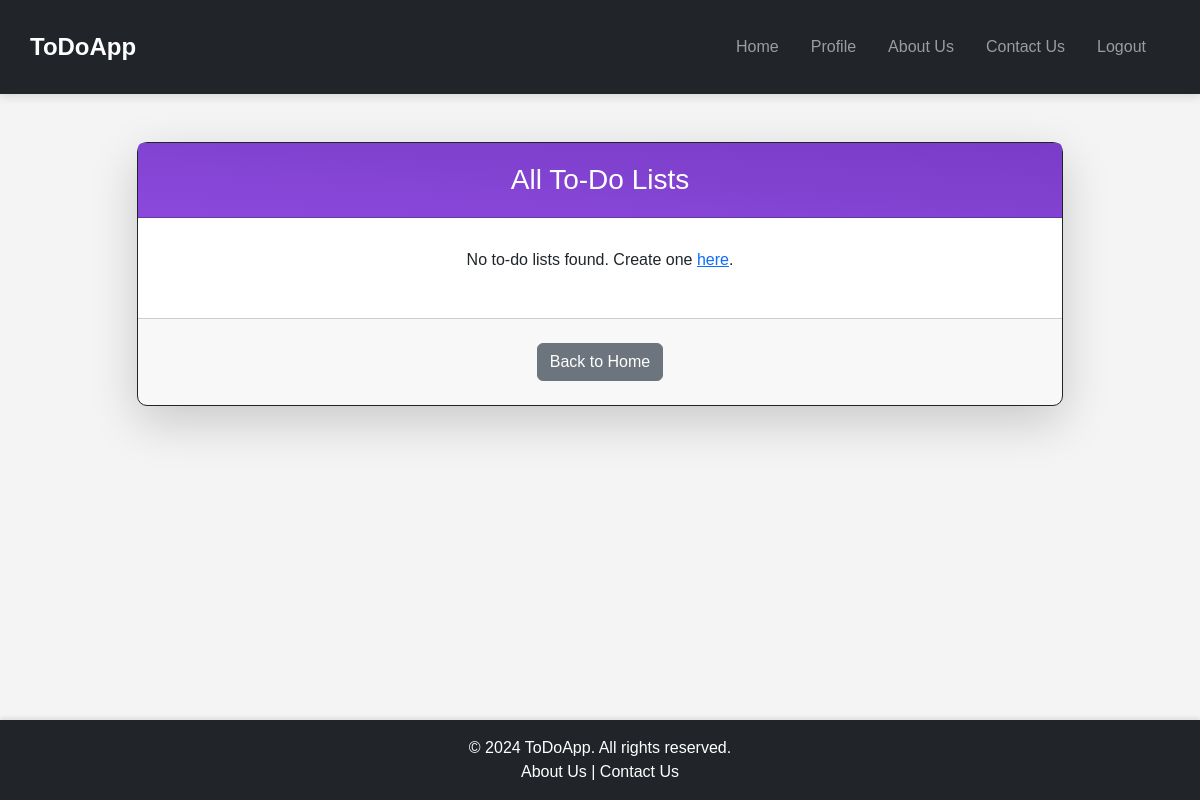
The app's page /todolist/ (signed in), older data.
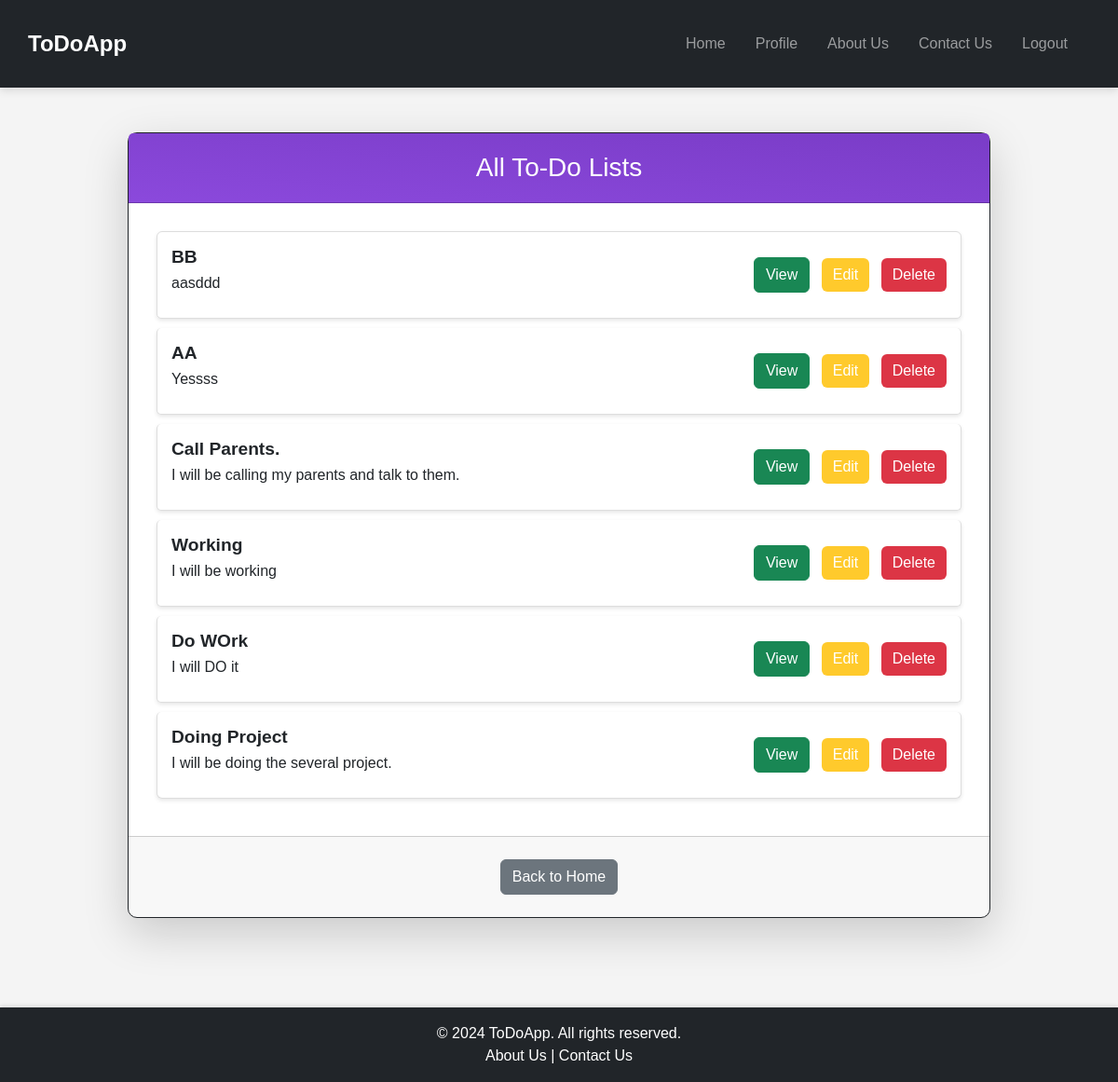
The same page, newer data.
### core/models.py (models this page shows, shortened)
class ToDoList(models.Model):
    title = models.CharField(max_length=200, blank=False, null=True, verbose_name="List Title:")
    description = models.TextField(blank=True, null=True, verbose_name="List Description")
    user = models.ForeignKey(User, on_delete=models.CASCADE, verbose_name="Owner")
    created_at = models.DateTimeField(default=timezone.now, verbose_name="Created At")

### core/views.py (the view)
# urls.py: path('todolist/',view_all_todolists, name='view_all_todolists'), # View All To-Do Lists: Displays all to-do lists for the authenticated user.
@login_required
def view_all_todolists(request):
    all_todolists = ToDoList.objects.filter(user=request.user).order_by('-created_at')
    paginator = Paginator(all_todolists, 10)  # Show 10 lists per page
    page_number = request.GET.get('page')
    page_obj = paginator.get_page(page_number)
    context = {
        'todo_lists': page_obj,
    }
    return render(request=request, template_name='ToDoApp/view_all_todolists.html', context=context)

### templates/ToDoApp/view_all_todolists.html (shortened to what this page needs)
{% extends 'ToDoApp/base.html' %}
{% load static %}
{% block head %}
<link rel="stylesheet" href="{% static 'css/view_all_todolists.css' %}">
{% endblock %}
{% block content %}
<div class="container mt-5 mb-5">
    <div class="row justify-content-center">
        <div class="col-md-10">
            <div class="card border-dark shadow-lg mb-5">
                <div class="card-header bg-primary text-white">
                    <h3 class="card-title mb-0 text-center">All To-Do Lists</h3>
                </div>
                <div class="card-body">
                    {% if todo_lists %}
                        <ul class="list-group">
                            {% for todo in todo_lists %}
                            <li class="list-group-item d-flex justify-content-between align-items-center">
                                <div>
                                    <h5>{{ todo.title }}</h5>
                                    <p>{{ todo.description }}</p>
                                </div>
                                <div>
                                    <a href="{% url 'view_all_tasks' pk=todo.pk %}" class="btn btn-success me-2">View</a>
                                    <a href="{% url 'update_todolist' todo.pk %}" class="btn btn-warning me-2">Edit</a>
                                    <a href="{% url 'delete_todolist' todo.pk %}" class="btn btn-danger" onclick="return confirm('Are you sure you want to delete this to-do list?');">Delete</a>
                                </div>
                            </li>
                            {% endfor %}
                        </ul>
                    {% else %}
                        <p class="text-center">No to-do lists found. Create one <a href="{% url 'create_todolist' %}">here</a>.</p>
                    {% endif %}
                </div>
                <div class="card-footer text-center py-4">
                    <a href="{% url 'home' %}" class="btn btn-secondary">Back to Home</a>
                </div>
            </div>
        </div>
    </div>
</div>
{% endblock %}

### templates/ToDoApp/base.html (shortened to what this page needs)
<!DOCTYPE html>
<html lang="en">
<head>
    {% load static %}
    <link href="https://cdn.jsdelivr.net/npm/bootstrap@5.3.0/dist/css/bootstrap.min.css" rel="stylesheet">
    <link href="{% static 'css/style.css' %}" rel="stylesheet">
    {% block head %}{% endblock %}
</head>
<body>
    <header class="bg-dark text-white py-3">
        <nav class="navbar navbar-expand-lg navbar-dark container">
            <a class="navbar-brand" href="{% url 'index' %}">ToDoApp</a>
            <div class="collapse navbar-collapse" id="navbarNav">
                <ul class="navbar-nav ms-auto">
                    <li class="nav-item">
                        <a class="nav-link" href="{% url 'home' %}">Home</a>
                    </li>
                    <li class="nav-item">
                        <a class="nav-link" href="{% url 'userprofile' %}">Profile</a>
                    </li>
                    <li class="nav-item">
                        <a class="nav-link" href="{% url 'about_us' %}">About Us</a>
                    </li>
                    <li class="nav-item">
                        <a class="nav-link" href="{% url 'contact_us' %}">Contact Us</a>
                    </li>
                    {% if user.is_authenticated %}
                        <li class="nav-item">
                            <a class="nav-link" href="{% url 'logout' %}">Logout</a>
                        </li>
                    {% else %}
                        <li class="nav-item">
                            <a class="nav-link" href="{% url 'login' %}">Login</a>
                        </li>
                    {% endif %}
                </ul>
            </div>
        </nav>
    </header>
    <main role="main" class="flex-shrink-0">
        {% block content %}{% endblock %}
    </main>
    <footer class="bg-dark text-white py-3 mt-auto">
        <div class="container text-center">
            <p>&copy; 2024 ToDoApp. All rights reserved.</p>
            <p>
                <a href="{% url 'about_us' %}" class="text-white">About Us</a> |
                <a href="{% url 'contact_us' %}" class="text-white">Contact Us</a>
            </p>
        </div>
    </footer>
</body>
</html>

### static/css/style.css (style rules this page uses)
body { font-family: 'Segoe UI', Tahoma, Geneva, Verdana, sans-serif; margin: 0; display: flex; flex-direction: column; min-height: 100vh; }
header { box-shadow: 0 4px 8px rgba(0, 0, 0, 0.1); }
.navbar-brand { font-weight: bold; font-size: 1.5rem; }
.nav-link { margin-right: 1rem; }
main { flex: 1; }
footer { background-color: #343a40; color: #fff; padding: 1rem; text-align: center; box-shadow: 0 -2px 4px rgba(0, 0, 0, 0.1); }
footer p { margin: 0; }
footer a { color: #fff; text-decoration: none; }

### static/css/view_all_todolists.css (style rules this page uses)
* { box-sizing: border-box; margin: 0; padding: 0; }
body { font-family: 'Poppins', sans-serif; background-color: #f4f4f4; }
.card { background: #fff; border-radius: 10px; box-shadow: 0 4px 10px rgba(0, 0, 0, 0.1); }
.card-header { background-image: linear-gradient(to right top, #8b49dc, #7a3cc7); color: #fff; text-align: center; padding: 20px; font-size: 1.5rem; font-weight: bold; border-radius: 10px 10px 0 0; }
.card-body { padding: 30px; }
.list-group-item { border: 1px solid #ddd; border-radius: 5px; margin-bottom: 10px; padding: 15px; background-color: #fff; box-shadow: 0 2px 4px rgba(0, 0, 0, 0.1); }
.list-group-item h5 { margin-bottom: 5px; font-size: 1.2rem; font-weight: bold; }
.list-group-item p { margin-bottom: 10px; font-size: 1rem; }
.btn-danger { background-color: #dc3545; border: none; }
.btn-secondary { background-color: #6c757d; }
.btn-warning { background-color: #FFCA2C; color: #fff; border: none; }

Row changes from the older to the newer data that the page shows:
added ToDoList: title "BB", description "aasddd"
added ToDoList: title "AA", description "Yessss"
added ToDoList: title "Call Parents.", description "I will be calling my parents and talk to them."
added ToDoList: title "Working", description "I will be working"
added ToDoList: title "Do WOrk", description "I will DO it"
added ToDoList: title "Doing Project", description "I will be doing the several project."
Text that changed along with them:
text no longer shown: "No to-do lists found. Create one here ."
